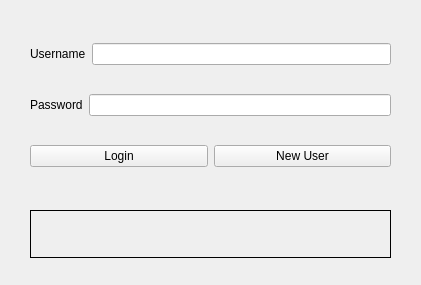
<?xml version="1.0" encoding="UTF-8"?>
<ui version="4.0">
 <class>LoginWindow</class>
 <widget class="QWidget" name="LoginWindow">
  <property name="geometry">
   <rect>
    <x>0</x>
    <y>0</y>
    <width>421</width>
    <height>285</height>
   </rect>
  </property>
  <property name="font">
   <font>
    <family>Arial</family>
   </font>
  </property>
  <property name="windowTitle">
   <string>Extremely Unsafe Authentication System</string>
  </property>
  <widget class="QWidget" name="verticalLayoutWidget">
   <property name="geometry">
    <rect>
     <x>30</x>
     <y>20</y>
     <width>361</width>
     <height>171</height>
    </rect>
   </property>
   <layout class="QVBoxLayout" name="verticalLayout">
    <item>
     <layout class="QHBoxLayout" name="horizontalLayout">
      <item>
       <widget class="QLabel" name="userLabel">
        <property name="text">
         <string>Username</string>
        </property>
       </widget>
      </item>
      <item>
       <widget class="QLineEdit" name="userEdit"/>
      </item>
     </layout>
    </item>
    <item>
     <layout class="QHBoxLayout" name="horizontalLayout_2">
      <item>
       <widget class="QLabel" name="pwLabel">
        <property name="text">
         <string>Password</string>
        </property>
       </widget>
      </item>
      <item>
       <widget class="QLineEdit" name="pwEdit">
        <property name="inputMask">
         <string/>
        </property>
        <property name="echoMode">
         <enum>QLineEdit::Password</enum>
        </property>
       </widget>
      </item>
     </layout>
    </item>
    <item>
     <layout class="QHBoxLayout" name="horizontalLayout_3">
      <item>
       <widget class="QPushButton" name="authUserButton">
        <property name="text">
         <string>Login</string>
        </property>
       </widget>
      </item>
      <item>
       <widget class="QPushButton" name="newUserButton">
        <property name="text">
         <string>New User</string>
        </property>
       </widget>
      </item>
     </layout>
    </item>
   </layout>
  </widget>
  <widget class="QLabel" name="statusLabel">
   <property name="geometry">
    <rect>
     <x>30</x>
     <y>210</y>
     <width>361</width>
     <height>48</height>
    </rect>
   </property>
   <property name="styleSheet">
    <string notr="true">font-size: 14pt;
color: #222288;
border: 1px solid black
</string>
   </property>
   <property name="text">
    <string/>
   </property>
   <property name="alignment">
    <set>Qt::AlignCenter</set>
   </property>
  </widget>
 </widget>
 <resources/>
 <connections>
  <connection>
   <sender>authUserButton</sender>
   <signal>clicked()</signal>
   <receiver>LoginWindow</receiver>
   <slot>login()</slot>
   <hints>
    <hint type="sourcelabel">
     <x>107</x>
     <y>166</y>
    </hint>
    <hint type="destinationlabel">
     <x>10</x>
     <y>140</y>
    </hint>
   </hints>
  </connection>
  <connection>
   <sender>newUserButton</sender>
   <signal>clicked()</signal>
   <receiver>LoginWindow</receiver>
   <slot>signup()</slot>
   <hints>
    <hint type="sourcelabel">
     <x>316</x>
     <y>161</y>
    </hint>
    <hint type="destinationlabel">
     <x>411</x>
     <y>142</y>
    </hint>
   </hints>
  </connection>
 </connections>
 <slots>
  <slot>login()</slot>
  <slot>signup()</slot>
  <slot>saveHashes()</slot>
 </slots>
</ui>
